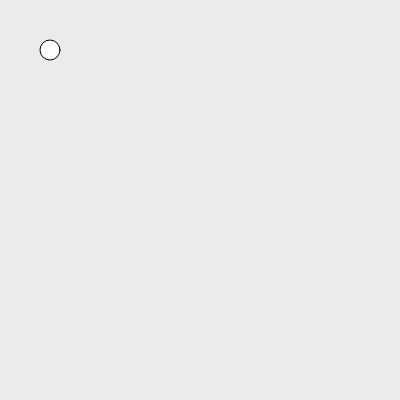
Frame 1 (no input)
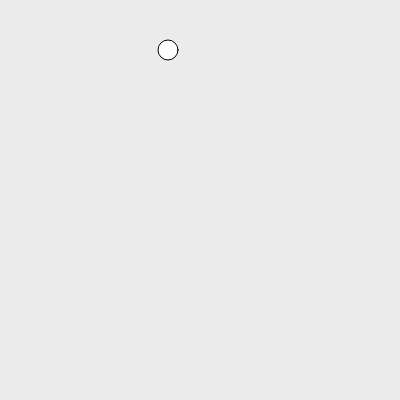
Frame 60 (no input)
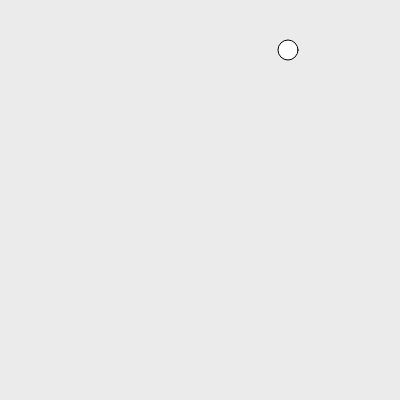
Frame 120 (the mouse pressed at the canvas centre since frame 60)

The p5.js sketch that drew these frames (run headless with seeded random() and noise() and a simulated clock; from frame 60 on, the mouse is pressed at the canvas centre):

// p5.js sketch
// ── sketch.js
let x = 50;
let rad = 10;
let xspeed = 2; 

function setup() {
  createCanvas(400, 400);
}

function draw() {
  background(235);
  ellipse(x, 50, rad * 2);
  
  // update position based on speed
  x = x + xspeed;
  
  if (x > width - rad) { // bounce off right side
    xspeed = -2;
  }
  
  // bounce off left-side
  
  // bounce off top and bottom
}
